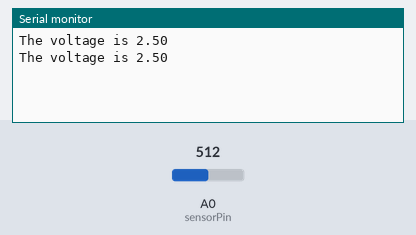
The sketch below on a simulated Arduino Uno, built with avr-gcc and run on an emulated ATmega328P. Shown: the last lines printed to the serial monitor. The test bench sets the inputs (shaded band); at power-on: A0 (sensorPin) = 512.

Above: at 1.8 s.
1.9 s: A0 (sensorPin) set to 716
At 2.7 s:
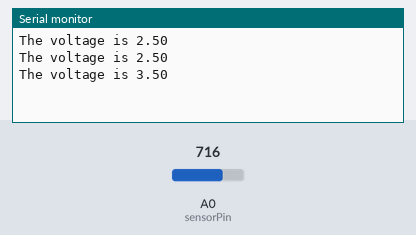
3.4 s: A0 (sensorPin) set to 900
At 4.8 s:
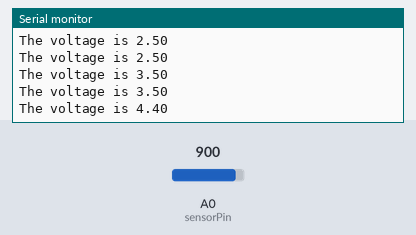
Timing chart, 0 to 6.4 s (numbered marks = the images above; inputs shaded):
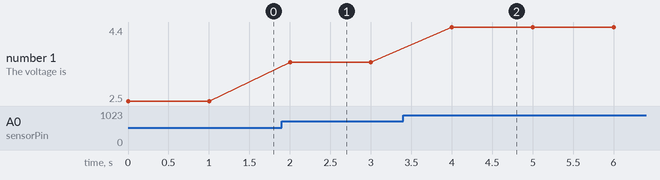

The sketch:

VoltageMeter2.ino
```cpp
/*

Tutorial 5: Volt Meter
Stuart GitHub Test

*/


#include "Window.h"
// select the analog input pin
int sensorPin = A0;
// variable to store the value coming from the sensor
int sensorValue = 0;
// variable to store the voltage coming from the sensor
float sensorVoltage = 0;


void setup() {


	// start serial for output
	Serial.begin(9600);

}


void loop() {

	// Read the value from the analog input pin
	int sensorValue = analogRead(sensorPin);


	// Convert sensor value to voltage, a value of 1023 = 5V, a value of 0 = 0V
	float sensorVoltage = sensorValue*(5.0 / 1023.0);


	// print sensor value
	Serial.print("The voltage is ");
	Serial.println(sensorVoltage);


	// delay by 1000 milliseconds:
	delay(1000);

}
```

Window.h
```cpp
// Window.h

#ifndef _WINDOW_h
#define _WINDOW_h

#if defined(ARDUINO) && ARDUINO >= 100
	#include "arduino.h"
#else
	#include "WProgram.h"
#endif


#endif
```

Measured:
- after the input at 1.9 s, the serial monitor: prints a new line after 0.10 s (image 1)
- after the input at 3.4 s, the serial monitor: prints a new line after 0.60 s (image 2)
- plotted number 1: 2.5 → 3.5 after the input at 1.9 s, 3.5 → 4.4 after the input at 3.4 s
